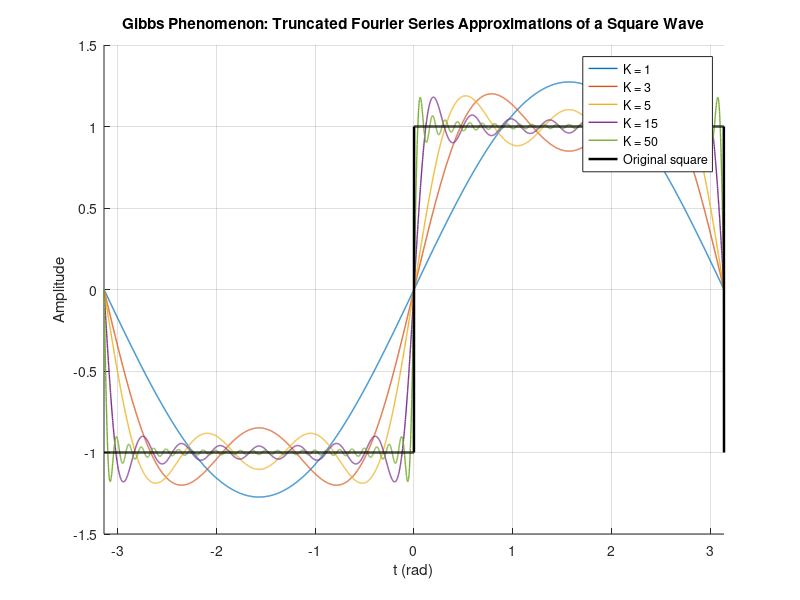

MATLAB code for this plot:
clear; close all; clc;

% time vector (dense so oscillations are visible)
t = linspace(-pi, pi, 4000);

% original square wave (amplitude +-1)
x_square = square(t);   

% series truncation values 
K_values = [1, 3, 5, 15, 50];

% Prepare figure
figure('Units','normalized','Position',[0.05 0.05 0.8 0.6]);
hold on;

colors = lines(length(K_values));
legend_entries = cell(1, length(K_values));

% compute & plot approximations
for idx = 1:length(K_values)
    K = K_values(idx);
    x_rec = zeros(size(t));
    for k = 1:2:K     % odd harmonics only
        x_rec = x_rec + (4/pi) * (1/k) * sin(k * t);
    end
    plot(t, x_rec, 'Color', colors(idx,:), 'LineWidth', 1);
    legend_entries{idx} = sprintf('K = %d', K);
    % If you want to save/reuse x_rec, store in a matrix
end

% Plot original square wave on top (thicker black)
plot(t, x_square, 'k', 'LineWidth', 1.8);
legend_entries{end+1} = 'Original square';

xlabel('t (rad)');
ylabel('Amplitude');
title('Gibbs Phenomenon: Truncated Fourier Series Approximations of a Square Wave');
legend(legend_entries, 'Location', 'best');
xlim([-pi pi]);
grid on;

% Compute overshoot numerically for each K near the discontinuity at t = 0
disp('K    peak_value    overshoot_abs    overshoot_percent_of_jump    overshoot_percent_of_amplitude')
for idx = 1:length(K_values)
    K = K_values(idx);
    x_rec = zeros(size(t));
    for k = 1:2:K
        x_rec = x_rec + (4/pi) * (1/k) * sin(k * t);
    end
    % look in a small window around t=0, e.g. |t| < 0.6
    mask = abs(t) < 0.6;
    peak_value = max(x_rec(mask));
    overshoot_abs = peak_value - 1;               % amount above +1
    jump = 2;                                     % from -1 to +1
    overshoot_pct_jump = (overshoot_abs / jump)*100;       % % of jump
    overshoot_pct_amp = (overshoot_abs / 1)*100;          % % of amplitude (amplitude is 1)
    fprintf('%2d   %8.5f      %8.5f            %6.3f%%                 %6.3f%%\n', ...
            K, peak_value, overshoot_abs, overshoot_pct_jump, overshoot_pct_amp);
end
